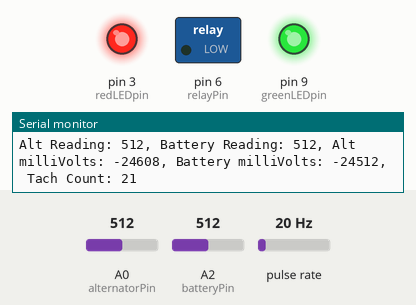
This sketch was run on a simulated Arduino Uno, built with avr-gcc and run on an emulated ATmega328P. On the bench: switched loads named in the sketch (green lamp = pin HIGH), output pins drawn as LEDs (lit = HIGH), the last lines printed to the serial monitor. Wiring (inferred from the names in the program): pulse sensor: data pin 2. The test bench sets the inputs (shaded band); at power-on: pulse rate 20 Hz, A0 (alternatorPin) = 512, A2 (batteryPin) = 512.

Above: at 2.2 s.
2.3 s: pulse rate (sensor on pin 2) set to 61 Hz
At 5.2 s:
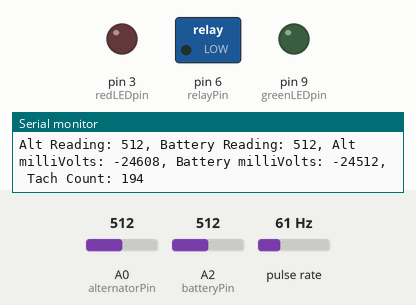
5.3 s: pulse rate (sensor on pin 2) set to 67 Hz
At 10.7 s:
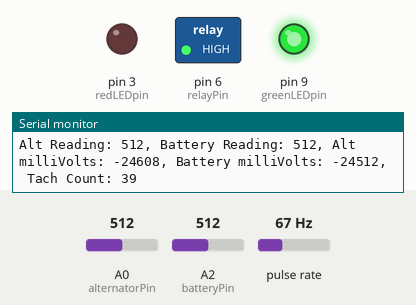
Timing chart, 0 to 12.2 s (numbered marks = the images above; inputs shaded):
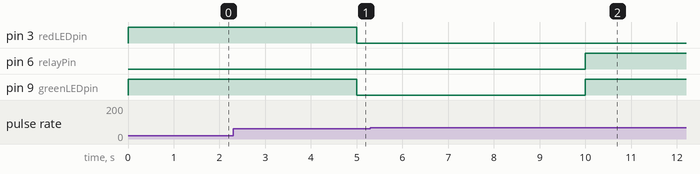

Measured:
- the behaviour switches between 64 and 65 Hz on pulse rate (sensor on pin 2) (found by bisection; images 1 and 2)

The sketch:

BoatChargeRelaySummer2017.ino
```cpp
/*
 * Added an optoislator to see the tachometer signals.
 */

const int greenLEDpin = 9;
const int redLEDpin = 3;
const int relayPin = 6;
const int alternatorPin = A0;
const int batteryPin = A2;
const int tachInputPin = 2;

uint32_t current_tach_count;
uint32_t previous_tach_count;

uint32_t display_millis;
uint32_t previous_millis;

int alternatorReading = 0;
int batteryReading = 0;

const int thresholdMillivolts = 11900;

int alternatorMillivolts = 0;
int batteryMillivolts = 0;

unsigned long int switchTime =0;
unsigned long int switchOffTime =0;
unsigned long int shutdownCount = 0;

const int switchDelay = 20000;
const int switchOffDelay = 5000;

boolean redLEDstate = true;
boolean greenLEDstate = true;
boolean relayState = false;

void countTach(){
  previous_tach_count = 0;
  current_tach_count++;
}

void setup() {
  // put your setup code here, to run once:
  pinMode(greenLEDpin,OUTPUT);
  pinMode(redLEDpin,OUTPUT);
  pinMode(relayPin,OUTPUT);
  pinMode(alternatorPin,INPUT);
  pinMode(batteryPin,INPUT);
  pinMode(tachInputPin,INPUT_PULLUP);

  digitalWrite(greenLEDpin,redLEDstate);
  digitalWrite(redLEDpin,greenLEDstate);
  digitalWrite(relayPin,relayState);

  Serial.begin(9600);
  delay(1000);
  attachInterrupt(0,countTach,FALLING);
}


void loop() {
  // put your main code here, to run repeatedly:

  alternatorReading = analogRead(alternatorPin);
  batteryReading = analogRead(batteryPin);

  alternatorMillivolts = map(alternatorReading,0,161,0,12870);
  batteryMillivolts = map(batteryReading,0,158,0,12660);

  if (millis() - display_millis > 250){
    display_millis = millis();
    Serial.print("Alt Reading: ");
    Serial.print(alternatorReading);
    Serial.print(", Battery Reading: ");
    Serial.print(batteryReading);

    Serial.print(", Alt milliVolts: ");
    Serial.print(alternatorMillivolts);
    Serial.print(", Battery milliVolts: ");
    Serial.print(batteryMillivolts);

    Serial.print(", Tach Count: ");
    Serial.println(current_tach_count);
  }

  if (millis() - previous_millis > 5000){
    previous_millis = millis();
    if (previous_tach_count == current_tach_count) current_tach_count = 0;

    if (current_tach_count > 200)
    {
      relayState=true;
      greenLEDstate = true;
      redLEDstate = false;
      current_tach_count = 0;
      shutdownCount = millis();
    }
    else if ( alternatorMillivolts > 12700)
    {
      redLEDstate = true;
      relayState=true;
      current_tach_count = 0;
    }
    else
    {
      previous_tach_count = current_tach_count;
      greenLEDstate = false;
      relayState=false;
      redLEDstate = false;
    }
  }

  digitalWrite(relayPin,relayState);
  digitalWrite(greenLEDpin,greenLEDstate);
  digitalWrite(redLEDpin,redLEDstate);
}
```
